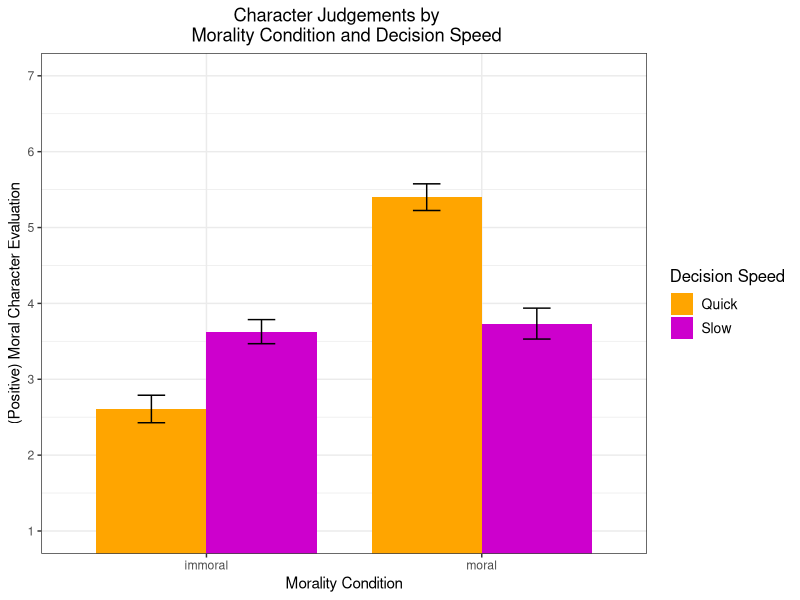
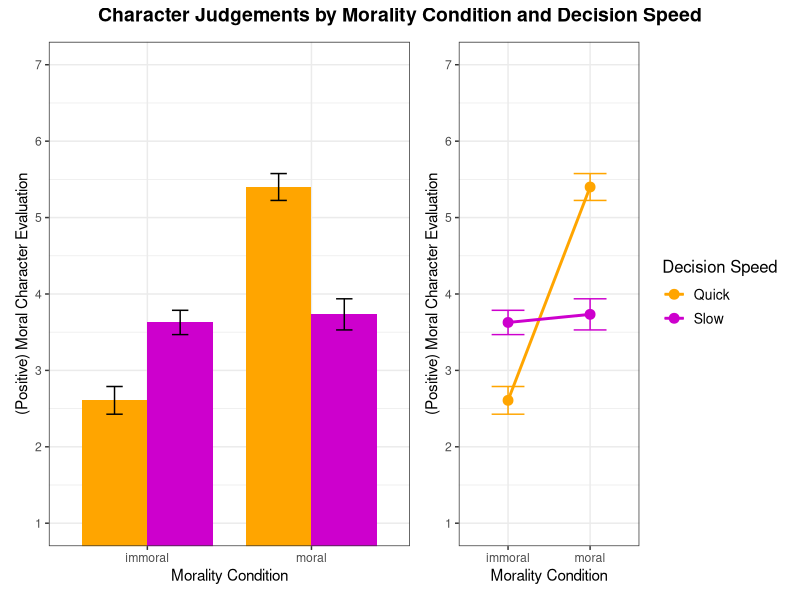
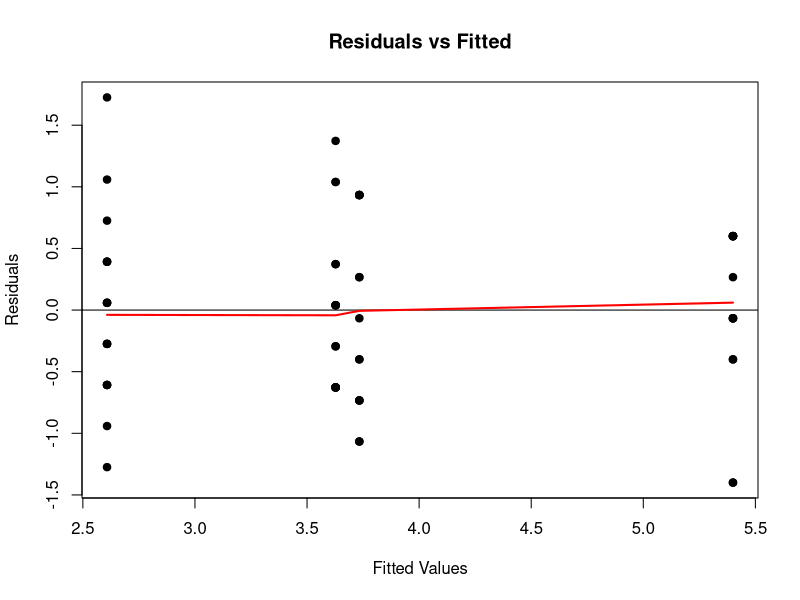
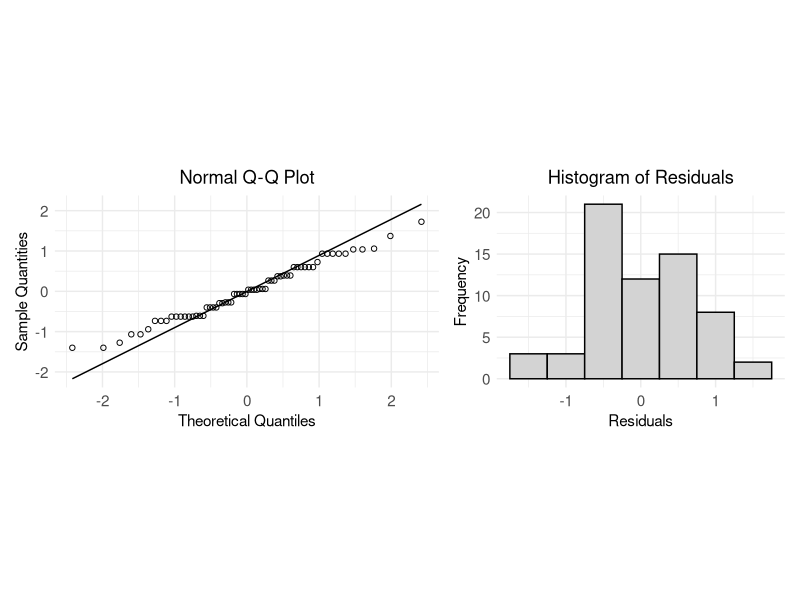

Generate these figures, in order, with R:
## ---- chunk 1
### Data Preparation

#### Load Relevant Libraries and Functions
library(tidyverse)
library(car)
library(patchwork)
library(lme4)
## ---- chunk 2
#### Import data
df <- read_csv("../data/quick_decisions_1_clean_data.csv")
colfactor <- c("condition", "ID", "FastorSlow", "measure")
df[colfactor] <- lapply(df[colfactor], as.factor)

## some participants did not respond to every question
## Making columns for those with NAs as placeholders
index_mapping <- df %>%
  select(trial_index, FastorSlow, measure) %>%
  distinct() %>%
  drop_na()

 # Create a complete data frame ensuring all trial indexes (4-25) exist for each ID
complete_data <- df %>%
  complete(ID, trial_index = 4:25, fill = list(response = NA)) %>%
  left_join(index_mapping, by = "trial_index") %>%
  group_by(ID) %>%
  mutate(
    condition = first(condition, order_by = trial_index)
  ) %>%
  ungroup()

 # Overwrite the original `FastorSlow` and `measure` columns with the mapped values
complete_data <- complete_data %>%
  mutate(
    FastorSlow = FastorSlow.y,
    measure = measure.y
  ) %>%
  select(-FastorSlow.y, -measure.y, -FastorSlow.x, -measure.x)  
  # Remove the temporary columns
## ---- chunk 3
# filter out rows that are Bria's or the TA's responses

complete_data <- complete_data %>%
  group_by(ID) %>%
  filter(!any(measure == "feedback" & grepl("Bria|Mihir", response_reverse))) %>%
  ungroup()

filtered_data <- complete_data %>%
  group_by(ID) %>%
  filter(!any(is.na(response))) %>%
  ungroup()
## ---- chunk 4
unique_ids <- complete_data %>%
  # Focus only on the relevant combinations of measure and FastorSlow
  filter(measure %in% c("quickness", "character") & FastorSlow %in% c("f", "s")) %>%
  group_by(ID) %>%
  # Check if each ID has at least one non-NA response for all combinations
  filter(all(!is.na(response[measure == "quickness" & FastorSlow == "f"])) &
         all(!is.na(response[measure == "quickness" & FastorSlow == "s"])) &
         all(!is.na(response[measure == "character" & FastorSlow == "f"])) &
         all(!is.na(response[measure == "character" & FastorSlow == "s"]))) %>%
  ungroup() %>%
  distinct(ID)

# Filter the original dataset to keep only rows with those IDs
filtered_data <- complete_data %>%
  filter(ID %in% unique_ids$ID)

distinct_id_count <- filtered_data %>% summarise(count = n_distinct(ID))
uni_num <- distinct_id_count[[1]]
## ---- chunk 5
#### Data exclusion / filtering

exclu_data <- filtered_data %>%
  group_by(ID) %>%  # Group by ID
  
# Response should contain "nate" or "justin" in rows where measure = "attention"
  filter(any(measure == "attention" & grepl("nate|justin", response, ignore.case = TRUE))) %>%
  
# removed any ids that rate the fast person as slower than the slow person
  filter(!any(measure == "quickness" &
              FastorSlow == "f" &
              response_reverse < response_reverse[measure == "quickness" & FastorSlow == "s"])) %>%
  
# filter out ids that have all the same non-na response values
  filter(n_distinct(response, na.rm = TRUE) > 1) %>%
  
  ungroup() # Ungroup after filtering


distinct_id_count <- exclu_data %>% summarise(count = n_distinct(ID))
finss <- distinct_id_count[[1]]
## ---- chunk 6
#### Prepare data for analysis - create columns etc.

filtered_data <- exclu_data %>%
  filter(measure %in% c("quickness", "character"))


# Calculate averages for "character" measure grouped by ID and FastorSlow
character_averages <- filtered_data %>%
  filter(measure == "character") %>%
  group_by(ID, FastorSlow, condition) %>%
  summarize(
    response_reverse = mean(as.numeric(response_reverse), na.rm = TRUE),
    .groups = "drop"
  ) %>%
  mutate(measure = "character") # Ensure the measure column remains "character"


# Keep only the "quickness" rows
quickness_data <- filtered_data %>%
  filter(measure == "quickness") %>%
  select(ID, FastorSlow, condition, response_reverse, measure)


# Combine the averaged "character" data with the "quickness" data
tidydf <- rbind(quickness_data, character_averages)
## ---- chunk 7
## Descriptive Statistics

# Determine whether we had a balanced design

## sample size of each randomized condition group
tidydf %>%
  group_by(condition) %>%
  summarize(subject_count = n_distinct(ID), .groups = "drop")
## ---- chunk 8
# Creating the Bar Plot to Assess Evidence of an Interaction

# Filter data to include only rows where measure is "character"
character_data <- tidydf %>%
  filter(measure == "character") %>%
  mutate(response_reverse = as.numeric(response_reverse), # Ensure response is numeric
         FastorSlow = as.factor(FastorSlow), # Convert FastorSlow to factor
         condition = as.factor(condition), # Convert condition to factor
         ID = as.factor(ID)) # Convert ID to factor


# Create the bar plot
ggplot(character_data, 
       aes(x = condition, y = response_reverse, fill = FastorSlow)) +
  stat_summary(fun = mean, # Compute mean of response
               geom = "bar", # Use bars to represent the summary
               position = position_dodge(width = 0.8), width = 0.8) +
  stat_summary(fun.data = mean_se, # Add error bars (mean ± standard error)
               geom = "errorbar",
               position = position_dodge(width = 0.8), width = 0.2) +
  labs(title = "Character Judgements by   \n Morality Condition and Decision Speed",
       x = "Morality Condition",
       y = "(Positive) Moral Character Evaluation",
       fill = "Decision Speed") +
  scale_fill_manual(values = c("f" = "orange1", "s" = "magenta3"), #Custom colors
                    labels = c("f" = "Quick", "s" = "Slow")) +
  scale_y_continuous(breaks = 1:7) +
  coord_cartesian(ylim = c(1, 7)) +
  theme_bw() +
  theme(plot.title = element_text(hjust = 0.5),
        axis.title.x = element_text(size = 11),
        axis.title.y = element_text(size = 11),
        legend.position = "right",
        legend.title = element_text(size = 12),
        legend.text = element_text(size = 10))
## ---- chunk 9
### Data Visualization (Our Group Only)

# Create the bar plot
barplot <- ggplot(character_data, 
       aes(x = condition, y = response_reverse, fill = FastorSlow)) +
  stat_summary(fun = mean, # Compute mean of response
               geom = "bar", # Use bars to represent the summary
               position = position_dodge(width = 0.8), width = 0.8) +
  stat_summary(fun.data = mean_se, # Add error bars (mean ± standard error)
               geom = "errorbar",
               position = position_dodge(width = 0.8), width = 0.2) +
  labs(x = "Morality Condition",
       y = "(Positive) Moral Character Evaluation",
       fill = "Decision Speed") +
  scale_fill_manual(values = c("f" = "orange1", "s" = "magenta3"),
                    labels = c("f" = "Quick", "s" = "Slow")) +
  scale_y_continuous(breaks = 1:7) +
  coord_cartesian(ylim = c(1, 7)) +
  theme_bw() +
  theme(axis.title.x = element_text(size = 11),
        axis.title.y = element_text(size = 11),
        legend.position = "none")


# Create a line plot
lineplot <- ggplot(character_data, 
       aes(x = condition, y = response_reverse, 
           color = FastorSlow, group = FastorSlow)) +
  stat_summary(fun = mean, # Compute mean of response
               geom = "line", # Use lines to connect the means
               size = 1) +
  stat_summary(fun = mean, # Add points for the means
               geom = "point",  size = 3) +
  stat_summary(fun.data = mean_se, # Add error bars (mean ± standard error)
               geom = "errorbar", width = 0.4) +
  labs(x = "Morality Condition",
       y = "(Positive) Moral Character Evaluation",
       color = "Decision Speed") +
  scale_color_manual(values = c("f" = "orange1", "s" = "magenta3"), 
                     labels = c("f" = "Quick", "s" = "Slow")) +
  scale_y_continuous(breaks = 1:7) +
  coord_cartesian(ylim = c(1, 7)) +
  theme_bw() +
  theme(axis.title.x = element_text(size = 11),
        axis.title.y = element_text(size = 11),
        legend.position = "right",
        legend.title = element_text(size = 12),
        legend.text = element_text(size = 10))


# Combine plots using patchwork
combined_plot <- (barplot + lineplot) +
  plot_layout(widths = c(2, 1)) + # Bar plot takes up 2/3, line plot 1/3
  plot_annotation(
    title = "Character Judgements by Morality Condition and Decision Speed",
    theme = theme(plot.title = element_text(hjust = 0.5, size = 14, face = "bold")))


# Display the combined plot
print(combined_plot)
## ---- chunk 10
## Running the ANOVA Interaction Test

# Fit a mixed model (accounts for ID) with the interaction of interest
intmod <- lmer(response_reverse ~ condition * FastorSlow + (1 | ID), 
               data = character_data)

# Use a Type III, 2x2 Two-way ANOVA test
# the results will tell us if the interaction term in needed in the model
Anova(intmod, type = "III")
## ---- chunk 11
fitted_vals <- fitted(intmod)
residuals <- resid(intmod)

plot(fitted_vals, residuals,
    pch = 19, col = "black",
    main = "Residuals vs Fitted",
    xlab = "Fitted Values",
    ylab = "Residuals")
abline(h = 0, col = "black")  # Horizontal line at 0
lines(lowess(fitted_vals, residuals), col = "red", lwd = 2)
## ---- chunk 12
# Normal Q-Q Plot
qqplot <- ggplot(data.frame(resid = resid(intmod)), aes(sample = resid)) +
  stat_qq(size = 1.5, shape = 1) +  # Adjust point size and shape
  stat_qq_line() +  # Add the Q-Q line
  labs(title = "Normal Q-Q Plot",
       x = "Theoretical Quantiles",
       y = "Sample Quantities") +
  theme_minimal() + 
  theme(plot.title = element_text(hjust = 0.5), 
        axis.title = element_text(size = 11), 
        axis.text = element_text(size = 11), 
        aspect.ratio = 1 / 2)  # Makes the plot rectangular (width > height)


# Histogram of Residuals
eij = residuals(intmod)
normhist <- ggplot(data.frame(resid = eij), aes(x = resid)) +
  geom_histogram(binwidth = 0.5, color = "black", fill = "lightgray") +
  labs(title = "Histogram of Residuals", 
       x = "Residuals", 
       y = "Frequency") +
  theme_minimal() +
  theme(plot.title = element_text(hjust = 0.5),
        axis.title = element_text(size = 11),
        axis.text = element_text(size = 11),
        aspect.ratio = 2 / 3)  # Makes the plot rectangular (width > height)


# Combine plots using patchwork
normresid_plot <- qqplot + normhist +
  plot_layout(ncol = 2)


# Display the combined plot
print(normresid_plot)
## ---- chunk 13
car::vif(intmod)
